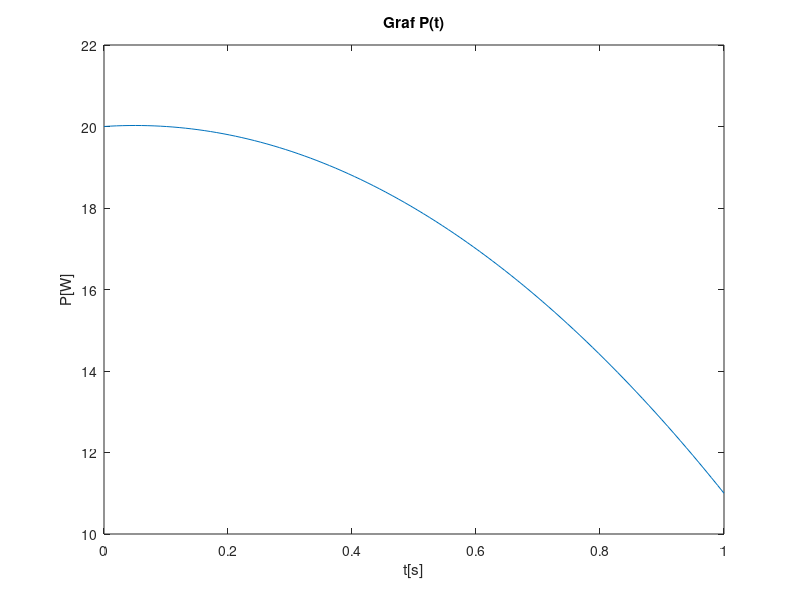

This figure's MATLAB source:
%naloga_1

filename = 'naloga1_1.txt';
podatki = importdata(filename);
delimiterIn="";
headerlinesIn = 2;
data = importdata("naloga1_1.txt",delimiterIn, headerlinesIn);
t = data.data();

%naloga_2
fid = fopen("naloga1_2.txt");
vrstica_1 = fgetl(fid);
razdelitev_vrstice = strsplit(vrstica_1, ": ");
stevilcni_del = razdelitev_vrstice(2);
stevilo_vrstic = str2double(stevilcni_del);

P = zeros(0, stevilo_vrstic);
for i = 1:1:stevilo_vrstic
    vrstica = fgetl(fid);
    P(i) = str2double(vrstica);
end

%Graf
plot(t, P)
title ("Graf P(t)")
xlabel("t[s]")
ylabel("P[W]")

%Naloga_3
rezultat_integrala = 0;
for i = 1:1:(stevilo_vrstic-1)
    dt = t(i+1) - t(i);
    povrsina_trapeza = dt/2 * (P(i) + P(i+1));
    rezultat_integrala = rezultat_integrala + povrsina_trapeza;
end

rezultat_builtin_funkcija = trapz(t, P);

razlika = rezultat_integrala - rezultat_builtin_funkcija
rezultat_builtin_funkcija